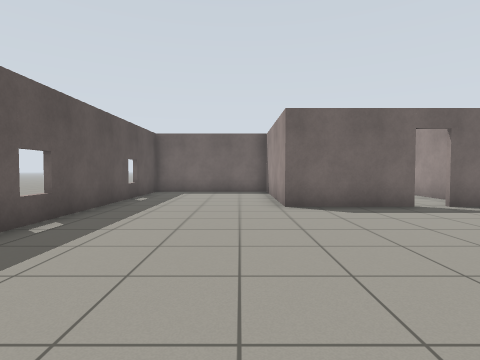
view 1 (above)

17 first-person views from a walk through a Gazebo world. The camera is 0.94 m above the floor, tilts 2° down and sees 80° across. The floor is counted in squares, 1 m on a side. Each view is taken from the middle of a square. On the plan, view 1 faces up. The plan holds only what a view shows up to about 11 squares ahead; the rest is blank.

view 2
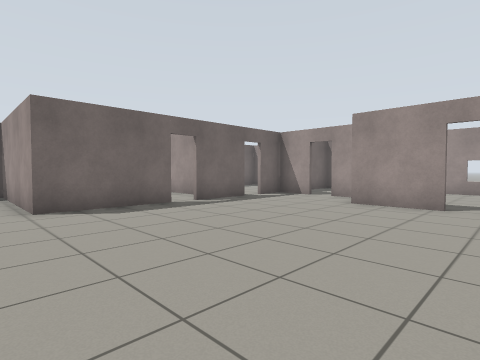

view 3
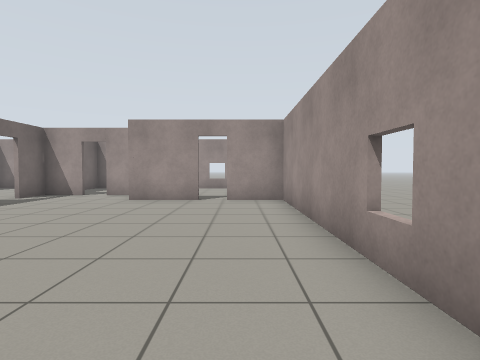

view 4
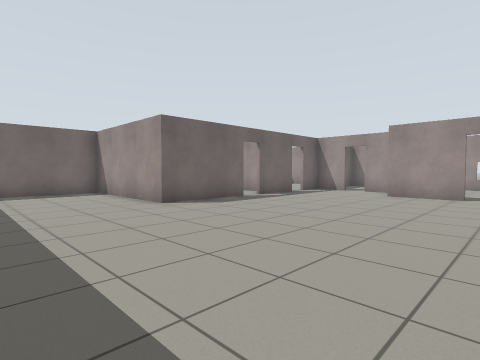

view 5
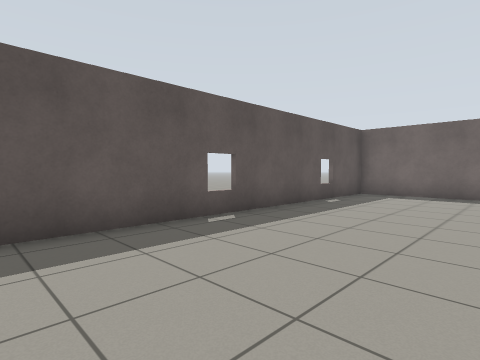

view 6
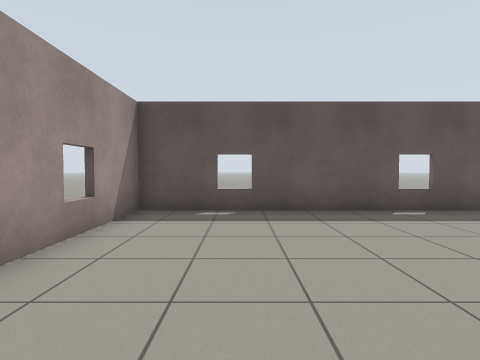

view 7
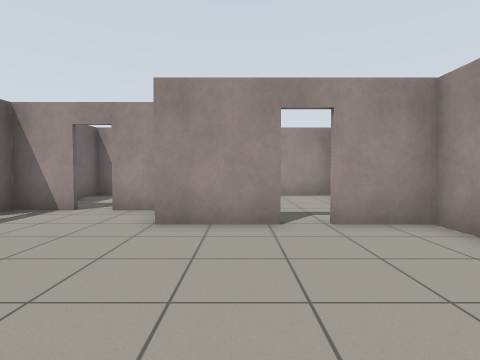

view 8
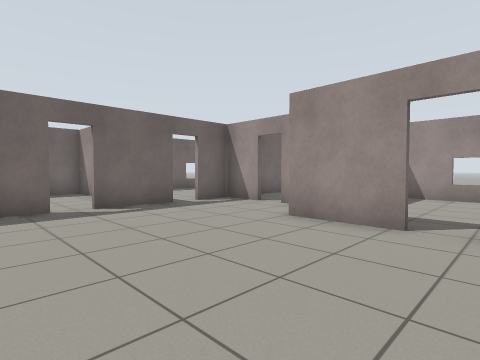

view 9
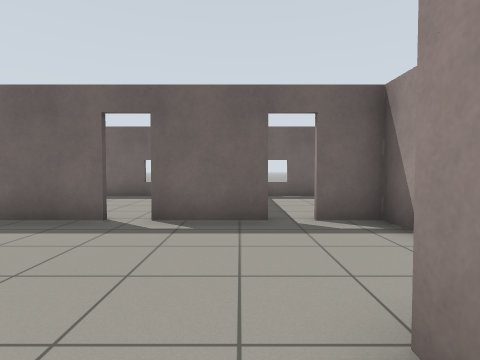

view 10
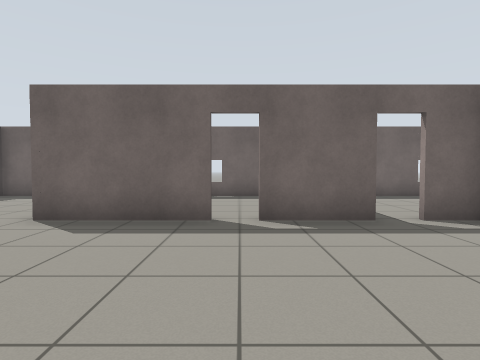

view 11
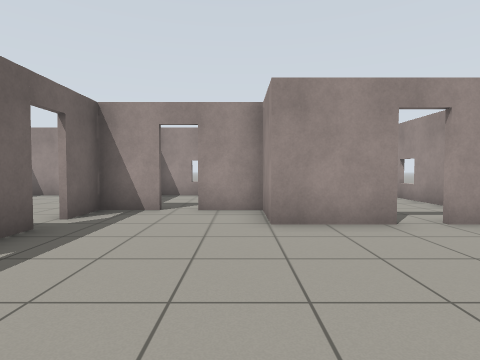

view 12
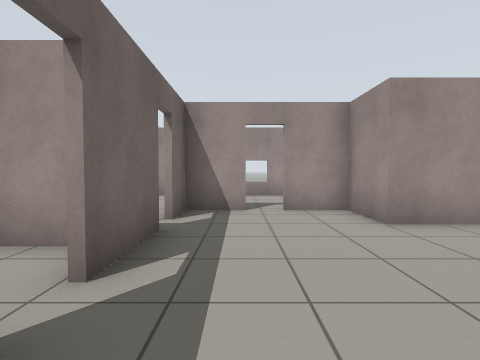

view 13
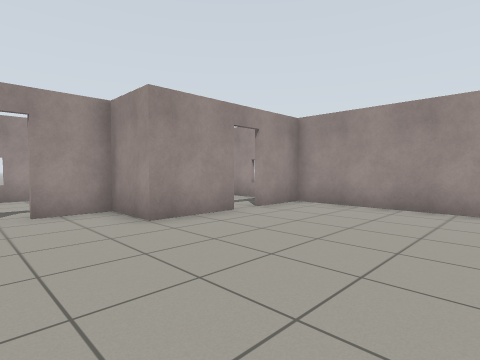

view 14
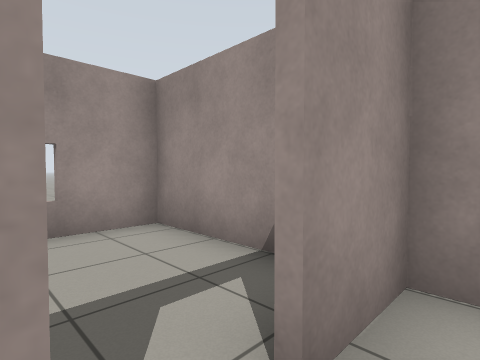

view 15
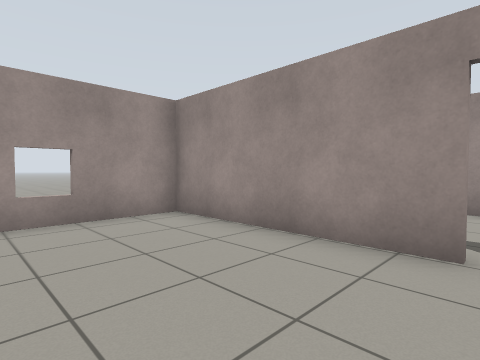

view 16
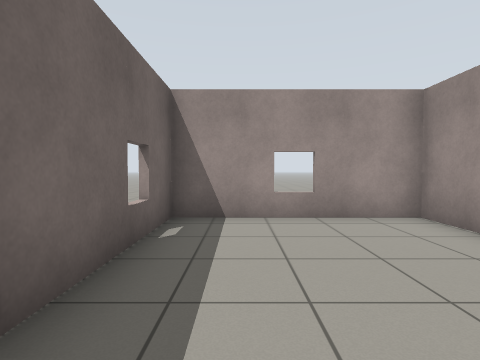

view 17
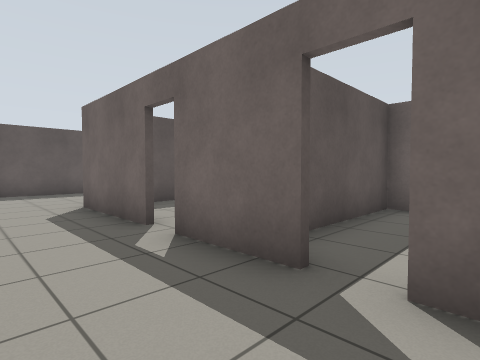

### Floor plan
Ten units are one square. View 1 is at (0, 0); x grows to the right and y downward. Boxes are objects, and circles mark ways between rooms. Rooms are numbered by the first view taken in them; rooms with no view inside come last. Other rooms are left out.
<svg viewBox="-41 -128 182 147">
<path fill="none" stroke="#000" d="M45 -73 12 -73 12 -123 -36 -123 -36 14 79 14 79 -5M79 -13 79 -35 99 -35M76 -73 53 -73M97 -34 97 -50M97 -58 97 -73 84 -73M84 -74 136 -74M136 -69 136 -123 67 -123 67 -88M13 -99 13 -91M65 -81 65 -121M62 -123 21 -123M96 14 128 14M136 14 136 -28"/>
<circle cx="80" cy="-70" r="3" fill="#2a7"/>
<circle cx="50" cy="-70" r="3" fill="#2a7"/>
<circle cx="80" cy="-10" r="3" fill="#2a7"/>
<text x="20" y="-40">1</text>
<text x="100" y="-100">2</text>
<text x="40" y="-100">3</text>
<text x="110" y="-10">4</text>
</svg>
Room 1 opens to room 2. Room 1 opens to room 3. Room 1 opens to room 4.

Where each view was taken, in squares from view 1:
view 1: 0 up, 0 right, facing up
view 2: 0 up, 0 right, facing up-right
view 3: 0 up, 1 left, facing right
view 4: 0 up, 3 left, facing up-right
view 5: 1 up, 1 right, facing up-left
view 6: 1 up, 3 right, facing left
view 7: 2 up, 3 right, facing right
view 8: 0 up, 3 right, facing up-right
view 9: 2 up, 7 right, facing up
view 10: 2 up, 5 right, facing up
view 11: 4 up, 3 right, facing right
view 12: 6 up, 3 right, facing right
view 13: 6 up, 3 right, facing down-right
view 14: 6 up, 9 right, facing down-right
view 15: 11 up, 8 right, facing down-right
view 16: 11 up, 8 right, facing right
view 17: 5 up, 9 right, facing up-left
